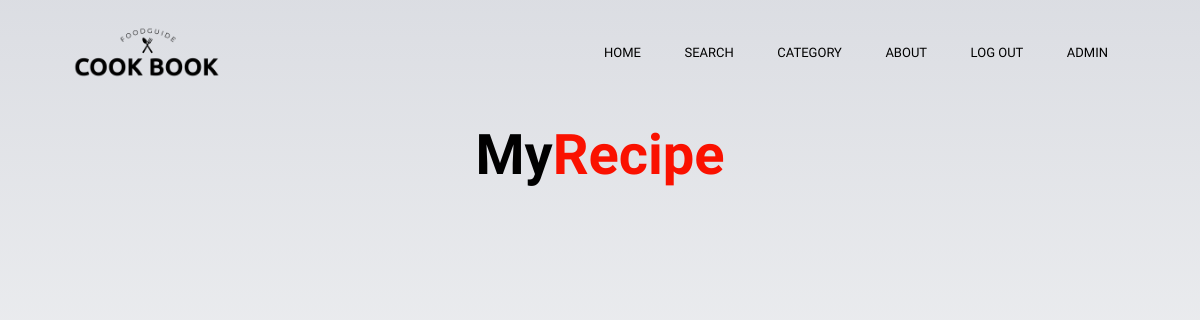
Before: /recipe/myrecipe (signed in) with the older database file.
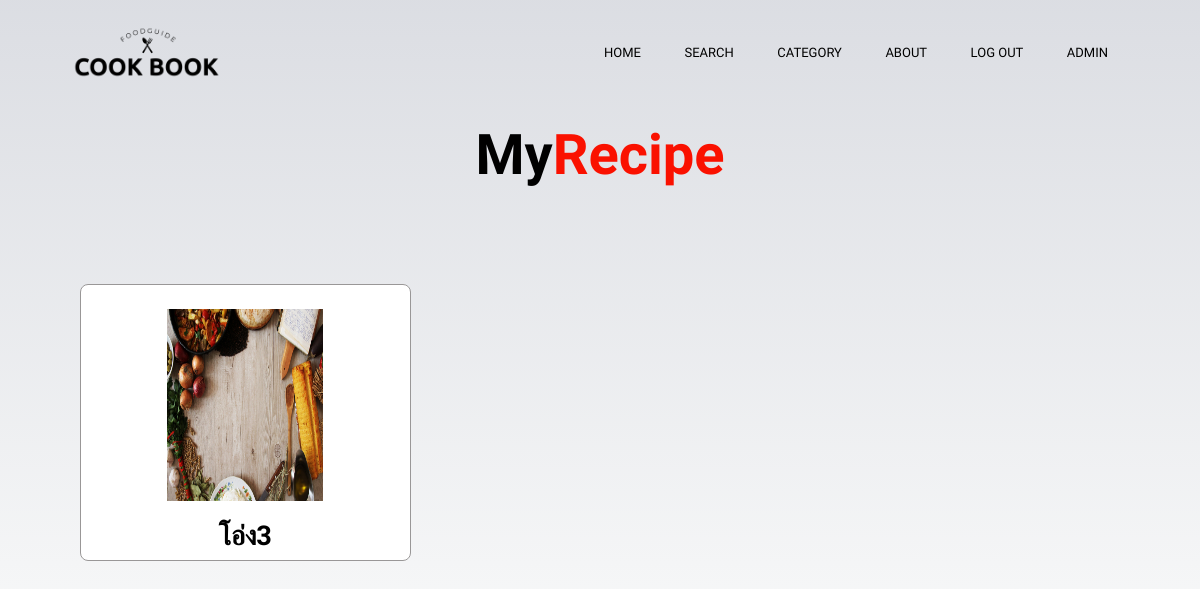
After: the same page with the newer database file.
### recipe/models.py (models this page shows)
class Addrecipe(models.Model):
    user=models.ForeignKey(User,default=None, on_delete=models.PROTECT)
    bankaccount = models.CharField(default=None,max_length=20)
    class status(models.TextChoices):
        no = "no"
        confirm = "confirm"
    class mode(models.TextChoices):
        dessert = "dessert"
        meat = "meat"
        halal = "halal"
        beverag = "beverag"
        ovovegen = "ovovegen"
        vegy = "vegetarian"
        appetizer = "appetizer"
    pic = models.ImageField(upload_to="",blank=True,null=True)
    menu = models.CharField(max_length=100,default=None)
    ingredient_unit = models.TextField(blank=True)
    HowToDo = models.TextField(blank=True)
    type = models.CharField(max_length=100,
        choices=mode.choices,
        default=None,
        )
    confirm = models.CharField(max_length=10,
        choices=status.choices,
        default=status.no,
        )
    price = models.IntegerField(default=None, null=True)
    calorie = models.IntegerField(default=None, null=True)
    def __str__(self) -> str:
        return f"{self.menu}"

### recipe/views.py (the view)
# urls.py: path('myrecipe', views.myrecipe , name="myrecipe"),
def myrecipe (request):
    return render(request,'recipe/myrecipe.html',{
        "user":request.user,
        "MenuAddByUser": Addrecipe.objects.all(),
        })

### recipe/templates/Recipe/myRecipe.html (shortened to what this page needs)
{% extends 'recipe/base_user.html' %}
{% load static %}
{% block content %}
<section class="dishes" id="dishes">
    <h1 class="heading">My<span>Recipe</span></h1>
    <div class="box-container">
        {% for menu in MenuAddByUser %}
            {% if menu.user == user %}
            <div class="box">
                <img class="image" src="{{menu.pic.url}}" style="width: 50%; ;"/><br>
                <a href = "{% url 'recipe:menu' menu.id %}" >
                <h3>{{menu}}</h3></a>
            </div>
            {% endif %}
        {% endfor %}
    </div>
</section>
{% endblock %}

Changed rows visible on the page:
added Addrecipe: pic (picture), menu "โอ่ง3"
